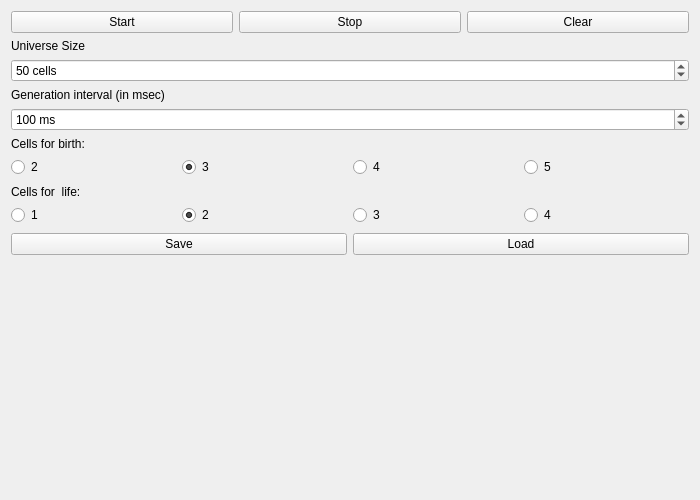
<?xml version="1.0" encoding="UTF-8"?>
<ui version="4.0">
 <class>MainWindow</class>
 <widget class="QMainWindow" name="MainWindow">
  <property name="geometry">
   <rect>
    <x>0</x>
    <y>0</y>
    <width>700</width>
    <height>500</height>
   </rect>
  </property>
  <property name="windowTitle">
   <string>Conway's Game of Life</string>
  </property>
  <widget class="QWidget" name="centralWidget">
   <layout class="QHBoxLayout" name="horizontalLayout">
    <item>
     <layout class="QHBoxLayout" name="mainLayout">
      <item>
       <layout class="QVBoxLayout" name="gameLayout"/>
      </item>
      <item>
       <layout class="QVBoxLayout" name="setLayout">
        <item>
         <layout class="QHBoxLayout" name="controlLayout">
          <item>
           <widget class="QPushButton" name="startButton">
            <property name="text">
             <string>Start</string>
            </property>
           </widget>
          </item>
          <item>
           <widget class="QPushButton" name="stopButton">
            <property name="text">
             <string>Stop</string>
            </property>
           </widget>
          </item>
          <item>
           <widget class="QPushButton" name="clearButton">
            <property name="text">
             <string>Clear</string>
            </property>
           </widget>
          </item>
         </layout>
        </item>
        <item>
         <widget class="QLabel" name="label">
          <property name="text">
           <string>Universe Size</string>
          </property>
         </widget>
        </item>
        <item>
         <widget class="QSpinBox" name="cellsControl">
          <property name="suffix">
           <string> cells</string>
          </property>
          <property name="minimum">
           <number>10</number>
          </property>
          <property name="maximum">
           <number>400</number>
          </property>
          <property name="value">
           <number>50</number>
          </property>
         </widget>
        </item>
        <item>
         <widget class="QLabel" name="label2">
          <property name="text">
           <string>Generation interval (in msec)</string>
          </property>
         </widget>
        </item>
        <item>
         <widget class="QSpinBox" name="iterInterval">
          <property name="suffix">
           <string> ms</string>
          </property>
          <property name="minimum">
           <number>50</number>
          </property>
          <property name="maximum">
           <number>100000</number>
          </property>
          <property name="singleStep">
           <number>10</number>
          </property>
          <property name="value">
           <number>100</number>
          </property>
         </widget>
        </item>
        <item>
         <widget class="QLabel" name="label_2">
          <property name="text">
           <string>Cells for birth:</string>
          </property>
         </widget>
        </item>
        <item>
         <layout class="QHBoxLayout" name="cellsForBirth" stretch="0,0,0,0">
          <property name="bottomMargin">
           <number>2</number>
          </property>
          <item>
           <widget class="QRadioButton" name="radioButton_4">
            <property name="text">
             <string>2</string>
            </property>
            <attribute name="buttonGroup">
             <string notr="true">forBirth</string>
            </attribute>
           </widget>
          </item>
          <item>
           <widget class="QRadioButton" name="radioButton_3">
            <property name="text">
             <string>3</string>
            </property>
            <property name="checked">
             <bool>true</bool>
            </property>
            <attribute name="buttonGroup">
             <string notr="true">forBirth</string>
            </attribute>
           </widget>
          </item>
          <item>
           <widget class="QRadioButton" name="radioButton_2">
            <property name="text">
             <string>4</string>
            </property>
            <attribute name="buttonGroup">
             <string notr="true">forBirth</string>
            </attribute>
           </widget>
          </item>
          <item>
           <widget class="QRadioButton" name="radioButton">
            <property name="text">
             <string>5</string>
            </property>
            <attribute name="buttonGroup">
             <string notr="true">forBirth</string>
            </attribute>
           </widget>
          </item>
         </layout>
        </item>
        <item>
         <widget class="QLabel" name="label_3">
          <property name="text">
           <string>Cells for  life:</string>
          </property>
         </widget>
        </item>
        <item>
         <layout class="QHBoxLayout" name="cellsForLife">
          <property name="bottomMargin">
           <number>2</number>
          </property>
          <item>
           <widget class="QRadioButton" name="radioButton_7">
            <property name="text">
             <string>1</string>
            </property>
            <attribute name="buttonGroup">
             <string notr="true">forLife</string>
            </attribute>
           </widget>
          </item>
          <item>
           <widget class="QRadioButton" name="radioButton_6">
            <property name="text">
             <string>2</string>
            </property>
            <property name="checked">
             <bool>true</bool>
            </property>
            <attribute name="buttonGroup">
             <string notr="true">forLife</string>
            </attribute>
           </widget>
          </item>
          <item>
           <widget class="QRadioButton" name="radioButton_8">
            <property name="text">
             <string>3</string>
            </property>
            <attribute name="buttonGroup">
             <string notr="true">forLife</string>
            </attribute>
           </widget>
          </item>
          <item>
           <widget class="QRadioButton" name="radioButton_5">
            <property name="text">
             <string>4</string>
            </property>
            <attribute name="buttonGroup">
             <string notr="true">forLife</string>
            </attribute>
           </widget>
          </item>
         </layout>
        </item>
        <item>
         <layout class="QHBoxLayout" name="SaveLayout">
          <property name="bottomMargin">
           <number>2</number>
          </property>
          <item>
           <widget class="QPushButton" name="saveButton">
            <property name="text">
             <string>Save</string>
            </property>
           </widget>
          </item>
          <item>
           <widget class="QPushButton" name="loadButton">
            <property name="text">
             <string>Load</string>
            </property>
           </widget>
          </item>
         </layout>
        </item>
        <item>
         <spacer name="verticalSpacer">
          <property name="orientation">
           <enum>Qt::Vertical</enum>
          </property>
          <property name="sizeHint" stdset="0">
           <size>
            <width>20</width>
            <height>40</height>
           </size>
          </property>
         </spacer>
        </item>
       </layout>
      </item>
     </layout>
    </item>
   </layout>
  </widget>
 </widget>
 <layoutdefault spacing="6" margin="11"/>
 <resources/>
 <connections/>
 <buttongroups>
  <buttongroup name="forBirth"/>
  <buttongroup name="forLife"/>
 </buttongroups>
</ui>
